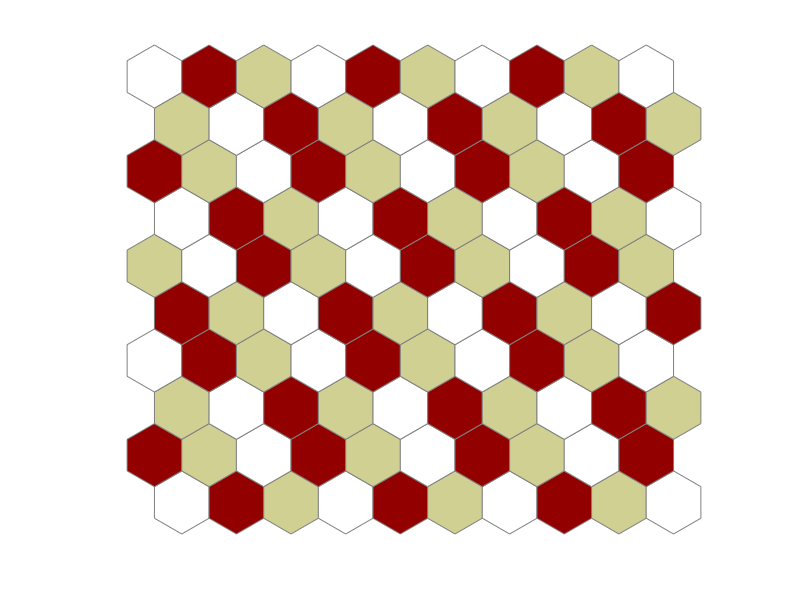

Write the MATLAB code that produced this figure.
function polytiling
%hexagonal tile
n=3;
t=linspace(0+pi/6,2*pi+pi/6,n*2+1);
r=1;
gapx1=2*cos(pi/6);

gapy2=1+sin(pi/6);
gapx2=cos(pi/6);
x=r*cos(t);y=r*sin(t);

total=10;
colors=pink(3);
rough=-gapx2/2;
for ky=1:total
    rough=-rough;
    for kx=1:total
        patch(x+kx*gapx1+rough,y+ky*gapy2,colors(mod(kx+ky,3)+1,:)...
            ,'edgecolor',[0.5 0.5 0.5]);
    end
end
axis equal off
end
